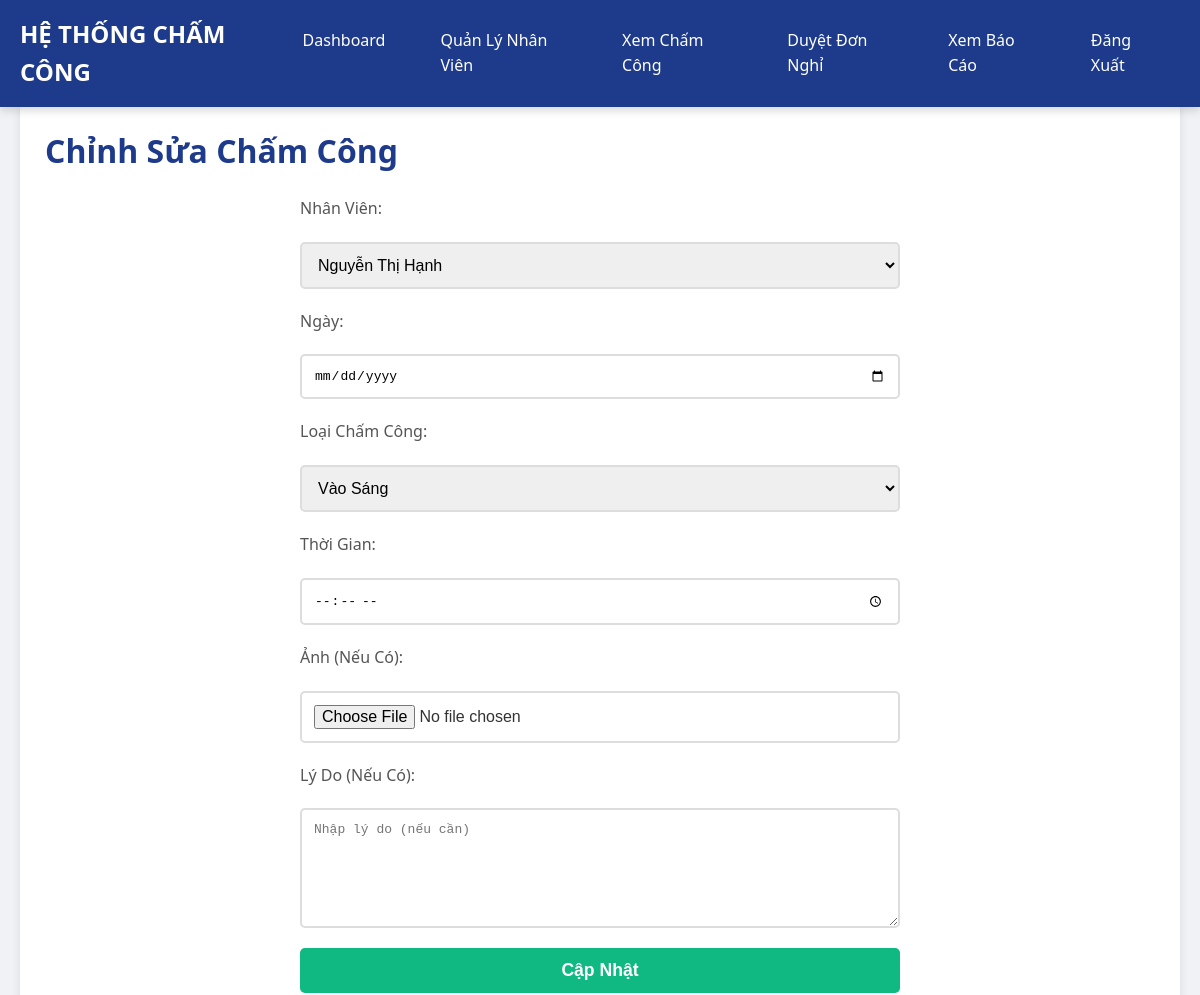
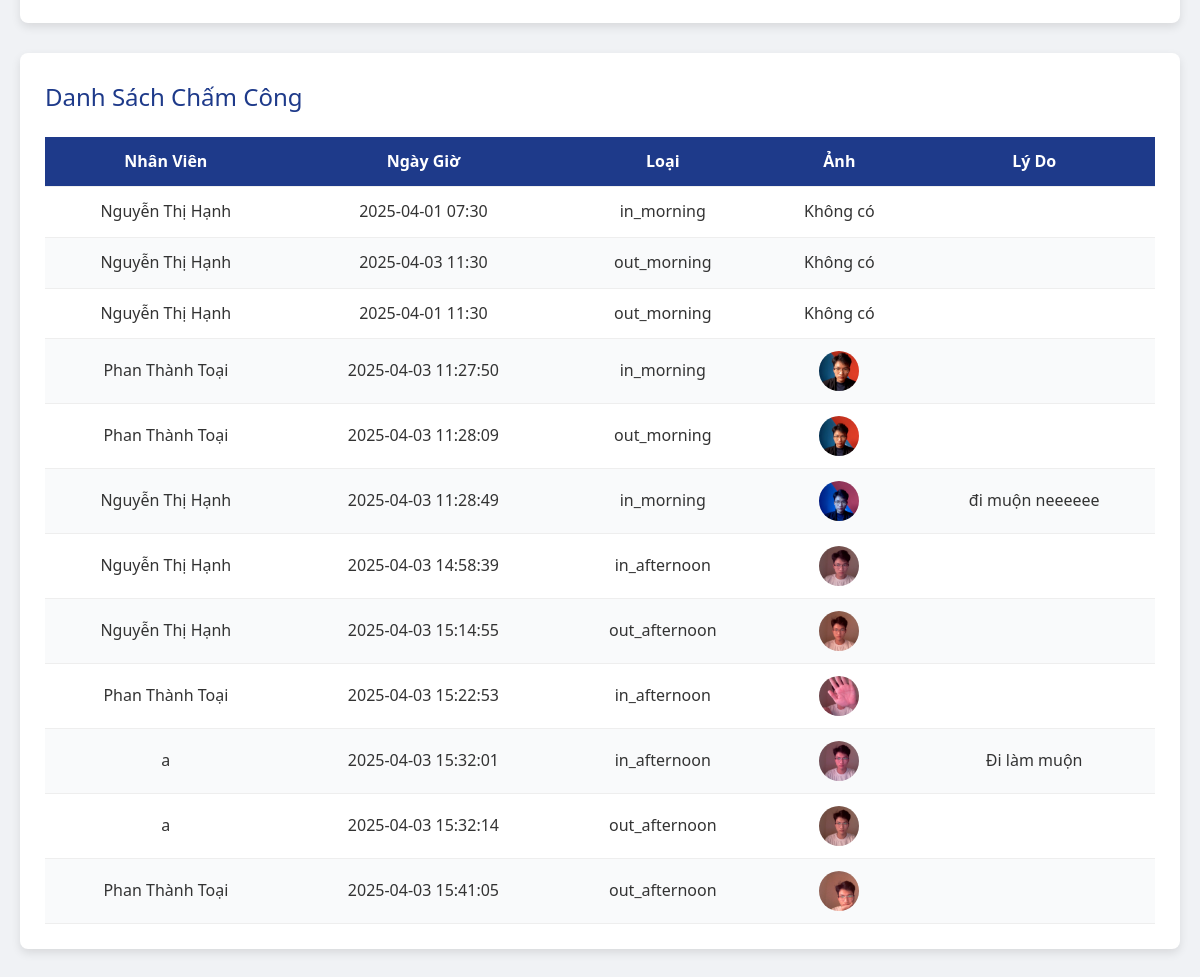
The app's page /admin/edit_attendance (signed in) with its own data (2 pictures, top to bottom).
### tables this page shows
CREATE TABLE time_records (
        id INTEGER PRIMARY KEY AUTOINCREMENT,
        user_id INTEGER,
        timestamp TEXT,
        type TEXT,
        photo_path TEXT,
        reason TEXT DEFAULT '',
        FOREIGN KEY (user_id) REFERENCES users(id)
    );

CREATE TABLE users (
        id INTEGER PRIMARY KEY AUTOINCREMENT,
        username TEXT UNIQUE NOT NULL,
        password TEXT NOT NULL,
        full_name TEXT DEFAULT '',
        phone TEXT DEFAULT '',
        email TEXT DEFAULT '',
        role TEXT DEFAULT 'employee'
    );

### app.py (the view, shortened to what this page needs)
@app.route('/admin/edit_attendance', methods=['GET', 'POST'])
@login_required
def admin_edit_attendance():
    if current_user.id != 1:
        return "Access denied"
    conn = sqlite3.connect('database.db')
    c = conn.cursor()
    c.execute("SELECT id, full_name FROM users WHERE role = 'employee'")
    employees = c.fetchall()
    c.execute("SELECT u.full_name, t.timestamp, t.type, t.photo_path, t.reason FROM users u JOIN time_records t ON u.id = t.user_id")
    records = c.fetchall()
    conn.close()
    return render_template('admin_edit_attendance.html', employees=employees, records=records)

### app.py (called while the page is built)
@login_manager.user_loader
def load_user(user_id):
    conn = sqlite3.connect('database.db')
    c = conn.cursor()
    c.execute("SELECT * FROM users WHERE id = ?", (user_id,))
    user = c.fetchone()
    conn.close()
    if user:
        return User(user[0])
    return None

### templates/admin_edit_attendance.html (shortened to what this page needs)
<!DOCTYPE html>
<html lang="vi">
<head>
    <link rel="stylesheet" href="{{ url_for('static', filename='css/style.css') }}">
</head>
<body>
    <header>
        <div class="nav-container">
            <div class="nav-brand">
                <a href="{{ url_for('admin_dashboard') }}">HỆ THỐNG CHẤM CÔNG</a>
            </div>
            <div class="nav-links">
                <a href="{{ url_for('admin_dashboard') }}">Dashboard</a>
                <a href="{{ url_for('admin_employees') }}">Quản Lý Nhân Viên</a>
                <a href="{{ url_for('admin_attendance') }}">Xem Chấm Công</a>
                <a href="{{ url_for('admin_leave_requests') }}">Duyệt Đơn Nghỉ</a>
                <a href="{{ url_for('admin_reports') }}">Xem Báo Cáo</a>
                <a href="{{ url_for('logout') }}">Đăng Xuất</a>
            </div>
        </div>
    </header>
    <main>
        <div class="section">
            <h1>Chỉnh Sửa Chấm Công</h1>
            <form method="POST" class="form" enctype="multipart/form-data">
                <label>Nhân Viên:</label>
                <select name="user_id" required>
                    {% for emp in employees %}
                    <option value="{{ emp[0] }}">{{ emp[1] }}</option>
                    {% endfor %}
                </select>
                <label>Ngày:</label>
                <input type="date" name="date" required>
                <label>Loại Chấm Công:</label>
                <select name="check_type" required>
                    <option value="in_morning">Vào Sáng</option>
                </select>
                <label>Thời Gian:</label>
                <input type="time" name="time" required>
                <label>Ảnh (Nếu Có):</label>
                <input type="file" name="photo">
                <label>Lý Do (Nếu Có):</label>
                <textarea name="reason" placeholder="Nhập lý do (nếu cần)"></textarea>
                <button type="submit">Cập Nhật</button>
            </form>
        </div>
        <div class="section">
            <h2>Danh Sách Chấm Công</h2>
            <table>
                <thead>
                    <tr>
                        <th>Nhân Viên</th>
                        <th>Ngày Giờ</th>
                        <th>Loại</th>
                        <th>Ảnh</th>
                        <th>Lý Do</th>
                    </tr>
                </thead>
                <tbody>
                    {% for record in records %}
                    <tr>
                        <td>{{ record[0] }}</td>
                        <td>{{ record[1] }}</td>
                        <td>{{ record[2] }}</td>
                        <td>{% if record[3] %}<img src="{{ url_for('static', filename=record[3][7:]) }}" alt="Photo" class="photo">{% else %}Không có{% endif %}</td>
                        <td>{{ record[4] or '' }}</td>
                    </tr>
                    {% endfor %}
                </tbody>
            </table>
        </div>
    </main>
</body>
</html>

### static/css/style.css (style rules this page uses)
* { margin: 0; padding: 0; box-sizing: border-box; }
body { font-family: 'Segoe UI', Arial, sans-serif; background-color: #f0f2f5; color: #333; line-height: 1.6; }
header { position: fixed; top: 0; left: 0; width: 100%; background-color: #1e3a8a; padding: 15px 0; box-shadow: 0 2px 10px rgba(0, 0, 0, 0.2); z-index: 1000; }
.nav-container { max-width: 1400px; margin: 0 auto; display: flex; justify-content: space-between; align-items: center; padding: 0 20px; }
.nav-brand a { color: #fff; font-size: 1.5em; font-weight: 700; text-decoration: none; }
.nav-links { display: flex; gap: 15px; }
.nav-links a { color: #fff; text-decoration: none; padding: 10px 20px; font-weight: 500; border-radius: 5px; transition: background-color 0.3s, transform 0.2s; }
main { max-width: 1400px; margin: 80px auto 40px auto; padding: 20px; }
.section { background-color: #fff; padding: 25px; border-radius: 8px; box-shadow: 0 4px 10px rgba(0, 0, 0, 0.1); margin-bottom: 30px; }
h1 { color: #1e3a8a; font-size: 2em; margin-bottom: 20px; font-weight: 600; }
h2 { color: #1e3a8a; font-size: 1.5em; margin-bottom: 15px; font-weight: 500; }
.form { display: flex; flex-direction: column; gap: 20px; max-width: 600px; margin: 0 auto; }
.form label { font-weight: 500; color: #555; }
.form input, .form select, .form textarea { padding: 12px; border: 2px solid #ddd; border-radius: 5px; font-size: 1em; width: 100%; transition: border-color 0.3s, box-shadow 0.3s; }
.form textarea { height: 120px; resize: vertical; }
.form button { padding: 12px 20px; background-color: #10b981; color: #fff; border: none; border-radius: 5px; font-size: 1.1em; font-weight: 600; cursor: pointer; transition: all 0.3s ease; }
table { width: 100%; border-collapse: collapse; margin-top: 20px; }
th, td { padding: 12px; text-align: center; border-bottom: 1px solid #eee; }
th { background-color: #1e3a8a; color: #fff; font-weight: 600; }
tr:nth-child(even) { background-color: #f9fafb; }
.photo { width: 40px; height: 40px; object-fit: cover; border-radius: 50%; vertical-align: middle; }

### records on screen
time_records: full_name "Nguyễn Thị Hạnh", timestamp "2025-04-01 07:30", type "in_morning", photo_path "Không có"
time_records: full_name "Nguyễn Thị Hạnh", timestamp "2025-04-03 11:30", type "out_morning", photo_path "Không có"
time_records: full_name "Nguyễn Thị Hạnh", timestamp "2025-04-01 11:30", type "out_morning", photo_path "Không có"
time_records: full_name "Phan Thành Toại", timestamp "2025-04-03 11:27:50", type "in_morning", photo_path (picture)
time_records: full_name "Phan Thành Toại", timestamp "2025-04-03 11:28:09", type "out_morning", photo_path (picture)
time_records: full_name "Nguyễn Thị Hạnh", timestamp "2025-04-03 11:28:49", type "in_morning", photo_path (picture), reason "đi muộn neeeeee"
time_records: full_name "Nguyễn Thị Hạnh", timestamp "2025-04-03 14:58:39", type "in_afternoon", photo_path (picture)
time_records: full_name "Nguyễn Thị Hạnh", timestamp "2025-04-03 15:14:55", type "out_afternoon", photo_path (picture)
time_records: full_name "Phan Thành Toại", timestamp "2025-04-03 15:22:53", type "in_afternoon", photo_path (picture)
time_records: full_name "a", timestamp "2025-04-03 15:32:01", type "in_afternoon", photo_path (picture), reason "Đi làm muộn"
time_records: full_name "a", timestamp "2025-04-03 15:32:14", type "out_afternoon", photo_path (picture)
time_records: full_name "Phan Thành Toại", timestamp "2025-04-03 15:41:05", type "out_afternoon", photo_path (picture)

### other values on screen
form field user_id "Nguyễn Thị Hạnh"
